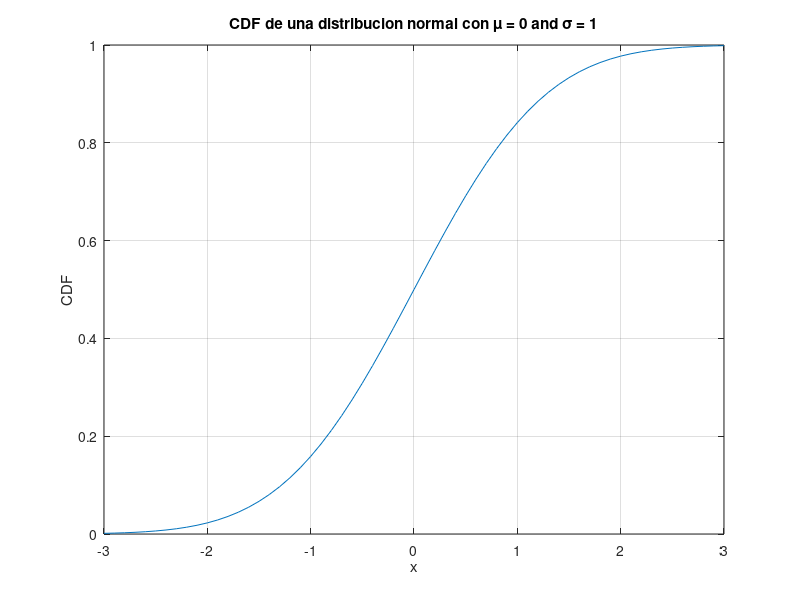

Write the MATLAB code that produced this figure.
clc
clear all
close all
x = -3:0.1:3;
y = (1/2)*(1+erf(x/sqrt(2)));
plot(x,y)
grid on
title('CDF de una distribucion normal con \mu = 0 and \sigma = 1')
xlabel('x')
ylabel('CDF')